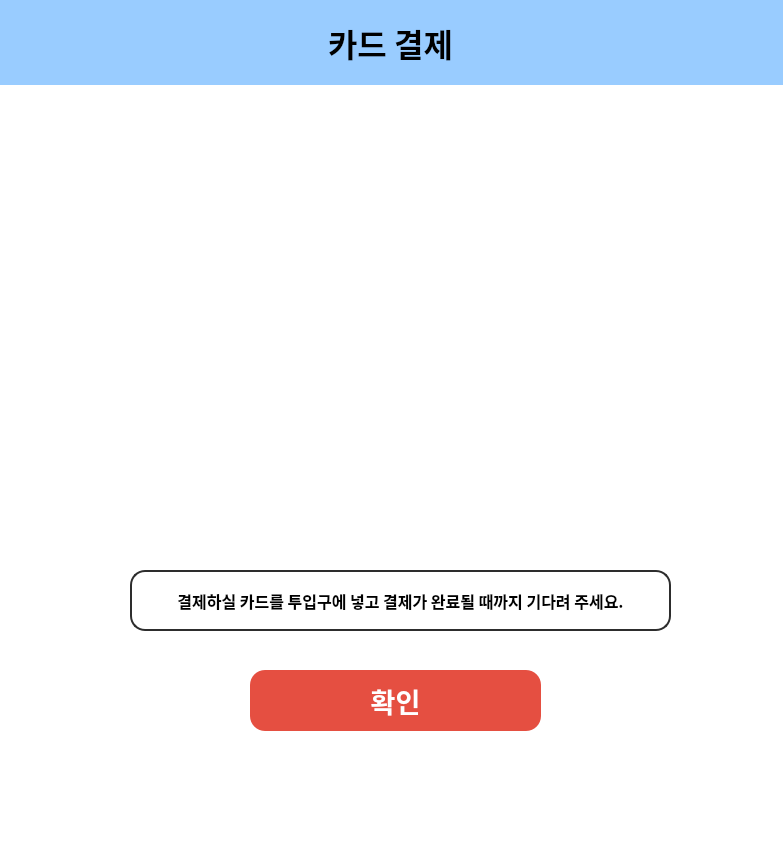
<?xml version="1.0" encoding="UTF-8"?>
<ui version="4.0">
 <class>Dialog</class>
 <widget class="QDialog" name="Dialog">
  <property name="geometry">
   <rect>
    <x>0</x>
    <y>0</y>
    <width>783</width>
    <height>852</height>
   </rect>
  </property>
  <property name="windowTitle">
   <string>Dialog</string>
  </property>
  <property name="styleSheet">
   <string notr="true"> background-color:rgb(255, 255, 255);
  </string>
  </property>
  <widget class="QLabel" name="payment_choose_title_bar">
   <property name="geometry">
    <rect>
     <x>-10</x>
     <y>0</y>
     <width>801</width>
     <height>85</height>
    </rect>
   </property>
   <property name="minimumSize">
    <size>
     <width>0</width>
     <height>85</height>
    </size>
   </property>
   <property name="maximumSize">
    <size>
     <width>16777215</width>
     <height>85</height>
    </size>
   </property>
   <property name="font">
    <font>
     <family>Pretendard ExtraBold</family>
     <pointsize>24</pointsize>
     <weight>75</weight>
     <bold>true</bold>
    </font>
   </property>
   <property name="styleSheet">
    <string notr="true"> background-color:rgb(153, 204, 255);
  
</string>
   </property>
   <property name="text">
    <string>카드 결제</string>
   </property>
   <property name="alignment">
    <set>Qt::AlignCenter</set>
   </property>
  </widget>
  <widget class="QLabel" name="payment_label">
   <property name="geometry">
    <rect>
     <x>155</x>
     <y>140</y>
     <width>481</width>
     <height>411</height>
    </rect>
   </property>
   <property name="frameShape">
    <enum>QFrame::NoFrame</enum>
   </property>
   <property name="text">
    <string/>
   </property>
   <property name="scaledContents">
    <bool>true</bool>
   </property>
  </widget>
  <widget class="QPushButton" name="category_btn_1">
   <property name="geometry">
    <rect>
     <x>130</x>
     <y>570</y>
     <width>541</width>
     <height>61</height>
    </rect>
   </property>
   <property name="font">
    <font>
     <family>Pretendard ExtraBold</family>
     <pointsize>12</pointsize>
     <weight>75</weight>
     <bold>true</bold>
    </font>
   </property>
   <property name="styleSheet">
    <string notr="true">border-radius:15px;
border: 2px solid rgb(45, 45, 45);
</string>
   </property>
   <property name="text">
    <string>결제하실 카드를 투입구에 넣고 결제가 완료될 때까지 기다려 주세요.</string>
   </property>
   <property name="checkable">
    <bool>false</bool>
   </property>
   <property name="checked">
    <bool>false</bool>
   </property>
  </widget>
  <widget class="QPushButton" name="yes_btn">
   <property name="geometry">
    <rect>
     <x>250</x>
     <y>670</y>
     <width>291</width>
     <height>61</height>
    </rect>
   </property>
   <property name="sizePolicy">
    <sizepolicy hsizetype="Minimum" vsizetype="Expanding">
     <horstretch>0</horstretch>
     <verstretch>0</verstretch>
    </sizepolicy>
   </property>
   <property name="font">
    <font>
     <family>Pretendard ExtraBold</family>
     <pointsize>20</pointsize>
     <weight>75</weight>
     <bold>true</bold>
    </font>
   </property>
   <property name="styleSheet">
    <string notr="true">background-color: rgb(229, 79, 65);
border-radius:15px;
color:white;</string>
   </property>
   <property name="text">
    <string>확인</string>
   </property>
  </widget>
 </widget>
 <resources/>
 <connections/>
</ui>
